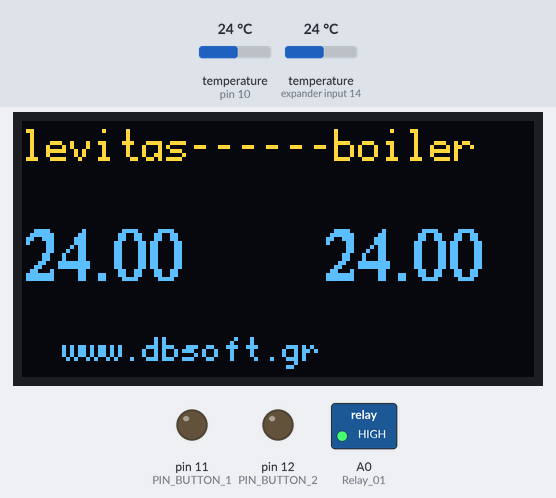
The sketch below on a simulated Arduino Mega 2560, built with avr-gcc and run on an emulated ATmega2560. Parts: 128×64 one-colour display, switched loads named in the sketch (green lamp = pin HIGH), output pins drawn as LEDs (lit = HIGH). The test bench sets the inputs (shaded band); at power-on: temperature (sensors on pin 10, expander input 14) 24 °C. The OLED is the two-colour kind (top 16 rows yellow); what the sketch prints to the serial monitor is not drawn.

Above: at 2.2 s.
2.3 s: temperature (sensor on pin 10) set to 12 °C
At 5.0 s:
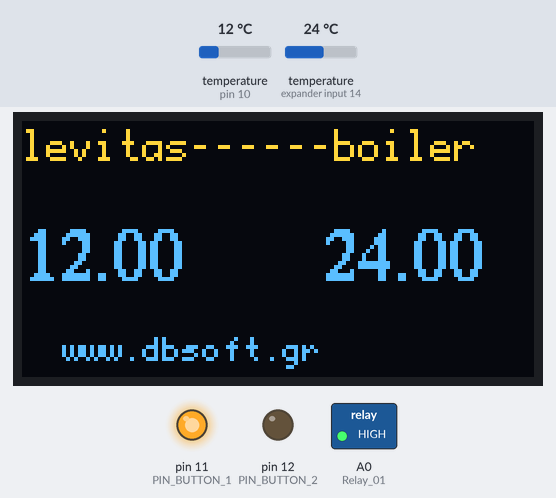
8.6 s: temperature (sensor on expander input 14) set to 0 °C
At 10.9 s:
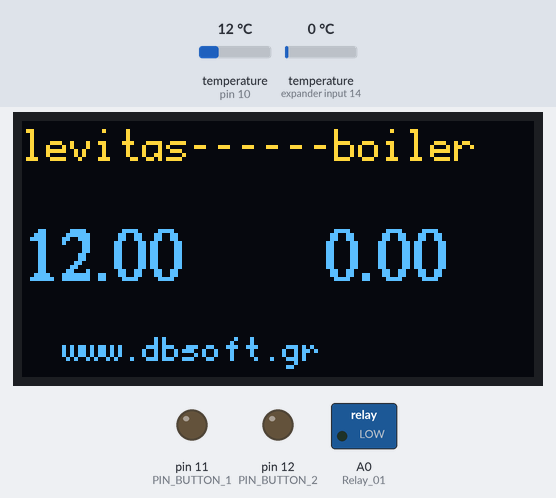
14.9 s: temperature (sensor on pin 10) set to 19 °C
At 17.4 s:
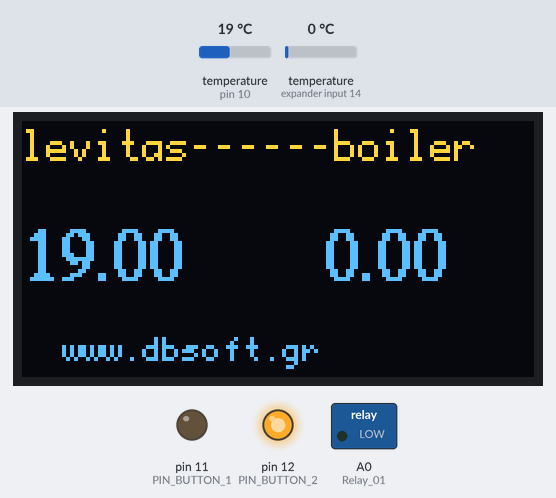
17.9 s: temperature (sensor on expander input 14) set to 12 °C
At 19.8 s:
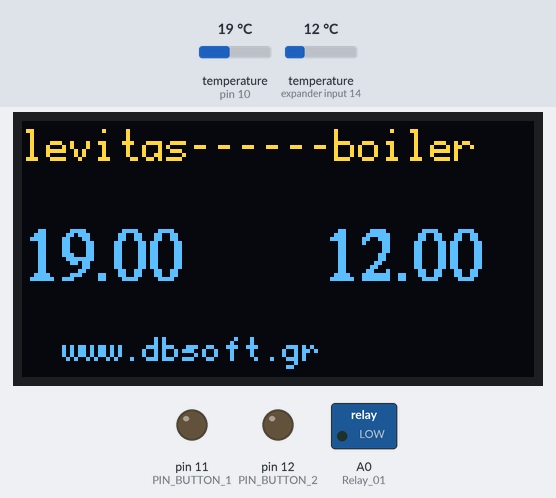
20.8 s: temperature (sensor on pin 10) set to 28 °C
At 23.7 s:
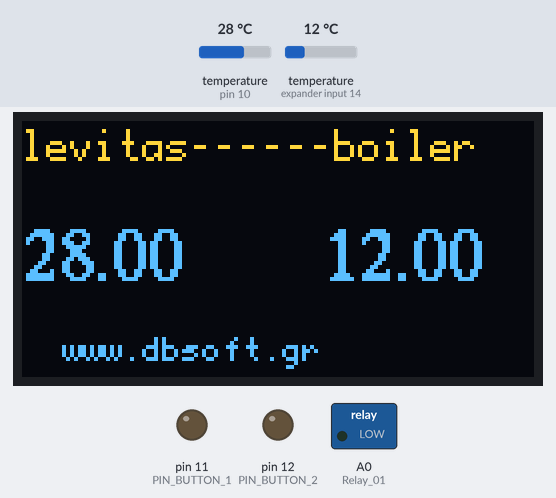
24.3 s: temperature (sensor on expander input 14) set to 19 °C
At 25.3 s:
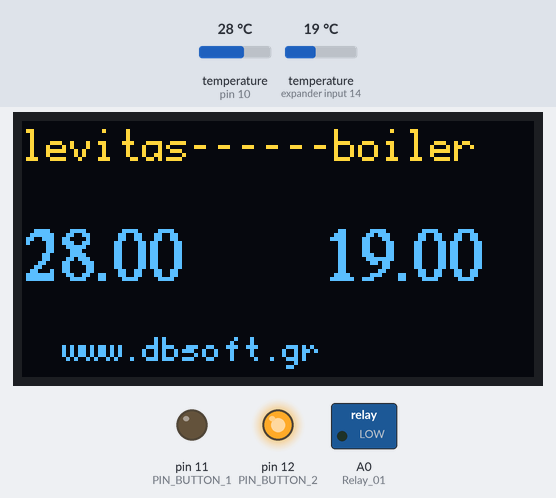
Timing chart, 0 to 28.2 s (numbered marks = the images above; inputs shaded):
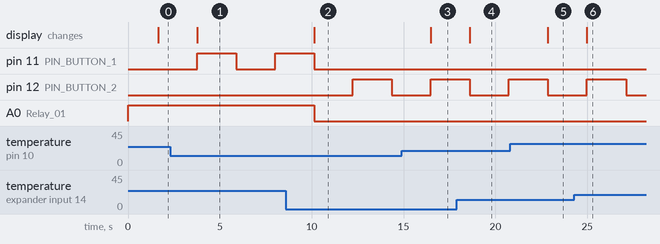

Measured:
- after the input at 2.3 s, pin 11 (PIN_BUTTON_1): LOW → HIGH after 1.5 s, → LOW 2.1 s later, → HIGH 2.1 s later; the display: changes after 1.5 s (image 1)
- after the input at 8.6 s, pin 11 (PIN_BUTTON_1): goes on until 10.1 s, then stays LOW; pin 12 (PIN_BUTTON_2): LOW → HIGH after 3.6 s, → LOW 2.1 s later; A0 (Relay_01): HIGH → LOW after 1.5 s; the display: changes after 1.5 s (image 2)
- after the input at 14.9 s, the display: changes after 1.6 s (image 3)
- after the input at 17.9 s, the display: changes after 0.70 s (image 4)
- after the input at 20.8 s, the display: changes after 2.1 s (image 5)
- after the input at 24.3 s, the display: changes after 0.69 s (image 6)

The sketch:

RemoteXY-03.ino
```cpp
#include <math.h>
#include <stdio.h>

#include <SoftwareSerial.h>
SoftwareSerial Serial1(3,2);

// βιβλιοθηκη για αισθητηρας θερμοκρασιας DS18B20
#include <DallasTemperature.h>
#include <OneWire.h>
//αισθητηρας θερμοκρασιας DS18B20
 #define ONE_WIRE_BUS 10 //δηλωση pin δεδομενων στο 10
 OneWire oneWire(ONE_WIRE_BUS);
 DallasTemperature sensors(&oneWire); //Σχετίζουμε την Onewire στον Dallas Temperature
// screen drivers
#include "U8glib.h"
U8GLIB_SH1106_128X64 u8g(U8G_I2C_OPT_NONE);


#define PIN_BUTTON_1 11
#define PIN_BUTTON_2 12
//το flag ειναι για να αναβοσβηνη το LED στο PIN 11 12
int flag=0 ;

float therm_T1 ;
float therm_T2 ;
float therm_1 ;
float therm_2 ;
String str;
//ορισμος εξοδων ρελε
int Relay_01 = A0 ;
bool Relay_on = false ;


void setup()
{

  pinMode (PIN_BUTTON_1, OUTPUT);
  pinMode (PIN_BUTTON_2, OUTPUT);

sensors.begin(); /* Εκκίνηση της βιβλιοθήκης για DS18B20 */
/*ορισμος pin σε εξοδους για ρελε */
pinMode(Relay_01,OUTPUT);

  /* οριζουμε οι εξοδοι να ειναι σε κατασταση HIGH για να ειναι
     απενεργοποιοιμενα τα ρελε κατα την εκκινηση του κωδικα και
     σε καθε επανεκκινηση του arduino,ετσι δουλευουν τα πλακετακια
     των ρελε*/
digitalWrite(Relay_01,HIGH);

 Serial.begin(115200);
 Serial1.begin(115200);
 Serial.print(char(169)); // Copyright Symbol
 Serial.println(" Myengineeringstuffs.com");
 delay(500);


}

void loop()
{


  sensors.requestTemperatures ();
  therm_1=(sensors.getTempCByIndex(0));
  therm_2=(sensors.getTempCByIndex(1));

//---------------------------------------
  Serial.print("T1: ");
  Serial.print(therm_1);
  Serial.print("C ");
  Serial.print(" T2: ");
  Serial.print(therm_2);
  Serial.print(char(176));
  Serial.println("C");
  str =String('T')+String(therm_1)+String('T')+String(therm_2);
  Serial1.println(str);
//---------------------------------------

  u8g.firstPage();
 do {
  u8g.setFont(u8g_font_profont12);
  u8g.setPrintPos(0, 10);
  u8g.print("levitas------boiler");
 // u8g.setFont(u8g_font_profont15r);  // u8g_font_timR14
  u8g.setFont(u8g_font_timR14);
  u8g.setPrintPos(0, 40);
  u8g.print(therm_1);
  u8g.setPrintPos(75,40);
  u8g.print(therm_2);
  u8g.setPrintPos(10, 60);
  u8g.setFont(u8g_font_profont10);
  u8g.print("www.dbsoft.gr");
 } while (u8g.nextPage() );
   // TODO you loop code
  // use the RemoteXY structure for data transfer


     if (therm_1 >  therm_2 ) {
       Relay_on = true ;
       digitalWrite(Relay_01,LOW);
       digitalWrite( PIN_BUTTON_1 , LOW);
       ledAlarm( PIN_BUTTON_2 );
    }
    else if  (therm_1 <  therm_2 )  {
       Relay_on = false ;
       digitalWrite(Relay_01,HIGH);
       digitalWrite( PIN_BUTTON_2 , LOW);
       ledAlarm( PIN_BUTTON_1 );
   }

  delay(1000);

}


//----------------------------------------------------------
void ledAlarm(  int pinled  ) {
    if ( flag == 0){
      digitalWrite( pinled , HIGH);
      flag=1;
    }
    else if ( flag == 1){
      digitalWrite( pinled , LOW);
      flag=0;
    }
return ;
}
```
